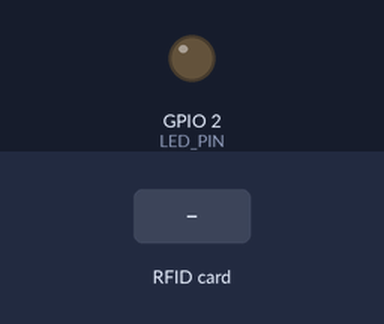
Simulated run of this sketch. Board: ESP32. Parts: output pins drawn as LEDs (lit = HIGH). The inputs (shaded band) are chosen by the test bench. Nothing arrives over Bluetooth unless stated; a phone connects over Bluetooth LE 3 s after start; what the sketch prints to the serial monitor is not drawn.

Above: at 1.7 s.
1.8 s: RFID card 5E 7A 19 C4 held to the reader
4.8 s: RFID card 5E 7A 19 C4 held to the reader
Timing chart, 0 to 7.8 s (numbered marks = the images above; inputs shaded):
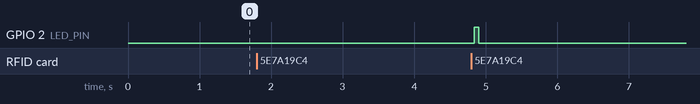

Measured:
- after the input at 1.8 s, every drawn part: stays the same
- after the input at 4.8 s, GPIO 2 (LED_PIN): LOW → HIGH at once, → LOW 0.06 s later

The sketch:

jukeble-firmware.ino
```cpp
/*
 * JukeBLE — ESP32 RFID jukebox firmware
 * =====================================
 * MFRC522 reads card UIDs, ESP32 streams them as raw bytes over a BLE
 * NOTIFY characteristic to the JukeBLE mobile app (Expo).
 *
 * The ESP32 is intentionally "dumb": it only streams UIDs. All mode
 * logic (registration vs. play) lives in the app.
 * See: docs/rfid-jukebox-architektura.md
 *
 * Board:    ESP32 Dev Module (generic devkit)
 * Libraries:
 *   - MFRC522 (miguelbalboa) — Library Manager
 *   - BLE built into the esp32 Arduino core — nothing to install
 * If linking fails with "Sketch too big":
 *   Tools → Partition Scheme → "Huge APP (3MB No OTA/1MB SPIFFS)"
 *
 * Wiring (tested, VSPI defaults):
 *   MFRC522  SDA(SS) → GPIO 5
 *   MFRC522  SCK     → GPIO 18
 *   MFRC522  MOSI    → GPIO 23
 *   MFRC522  MISO    → GPIO 19
 *   MFRC522  RST     → GPIO 22
 *   MFRC522  3.3V    → 3V3   (never 5 V!)
 *   MFRC522  GND     → GND
 *   MFRC522  IRQ     → not connected (polling)
 */

#include <SPI.h>
#include <MFRC522.h>
#include <BLEDevice.h>
#include <BLEServer.h>
#include <BLEUtils.h>
#include <BLE2902.h>

/* ── Pins (from the tested sketch) ─────────────────────────── */
#define SS_PIN   5   // SDA / SS / CS on RC522
#define RST_PIN  22  // RST on RC522
#define SCK_PIN  18
#define MISO_PIN 19
#define MOSI_PIN 23
#define LED_PIN  2   // onboard LED on most devkits; blinks on each sent UID

/* ── BLE profile — MUST match app/src/constants/ble.ts ─────── */
#define DEVICE_NAME  "RFID-Jukebox"
#define SERVICE_UUID "6f0e0001-aa1b-4c6e-8a3d-1f2e3c4d5e6f"
#define CHAR_UUID    "6f0e0002-aa1b-4c6e-8a3d-1f2e3c4d5e6f"

/* ── Debounce ──────────────────────────────────────────────── */
// MFRC522 keeps reporting a card while it lies on the reader:
//   different UID than last time → send immediately,
//   same UID → send again only after the cooldown.
const unsigned long COOLDOWN_MS = 2000;

MFRC522 rfid(SS_PIN, RST_PIN);

BLEServer*         bleServer = nullptr;
BLECharacteristic* uidCharacteristic = nullptr;

volatile bool deviceConnected = false;
bool wasConnected = false;

String        lastUid = "";
unsigned long lastSentAt = 0;

/* ── BLE server callbacks ──────────────────────────────────── */
// Advertising stops automatically on connect (guarantees a single
// client); it is restarted from loop() after a disconnect.
class JukeServerCallbacks : public BLEServerCallbacks {
  void onConnect(BLEServer* server) override {
    deviceConnected = true;
    Serial.println("BLE: app connected");
  }
  void onDisconnect(BLEServer* server) override {
    deviceConnected = false;
    Serial.println("BLE: app disconnected");
  }
};

String uidToHex(byte* buf, byte len) {
  String s;
  for (byte i = 0; i < len; i++) {
    if (buf[i] < 0x10) s += "0";
    s += String(buf[i], HEX);
    if (i < len - 1) s += ":";
  }
  s.toUpperCase();
  return s;
}

void blinkLed() {
  digitalWrite(LED_PIN, HIGH);
  delay(60);
  digitalWrite(LED_PIN, LOW);
}

void setup() {
  Serial.begin(115200);
  delay(500);

  pinMode(LED_PIN, OUTPUT);
  digitalWrite(LED_PIN, LOW);

  /* RFID reader */
  SPI.begin(SCK_PIN, MISO_PIN, MOSI_PIN, SS_PIN);
  rfid.PCD_Init();
  Serial.println();
  Serial.print("MFRC522 firmware version: 0x");
  Serial.println(rfid.PCD_ReadRegister(MFRC522::VersionReg), HEX);

  /* BLE GATT server: one service, one NOTIFY characteristic */
  BLEDevice::init(DEVICE_NAME);
  bleServer = BLEDevice::createServer();
  bleServer->setCallbacks(new JukeServerCallbacks());

  BLEService* service = bleServer->createService(SERVICE_UUID);
  uidCharacteristic = service->createCharacteristic(
      CHAR_UUID, BLECharacteristic::PROPERTY_NOTIFY);
  // CCCD (0x2902) — without it the app cannot enable notifications
  uidCharacteristic->addDescriptor(new BLE2902());
  service->start();

  // service UUID in the advertising packet → the app scans for it
  BLEAdvertising* advertising = BLEDevice::getAdvertising();
  advertising->addServiceUUID(SERVICE_UUID);
  advertising->setScanResponse(true);
  advertising->setMinPreferred(0x06);  // iOS connection-parameter hint
  advertising->setMinPreferred(0x12);
  BLEDevice::startAdvertising();

  Serial.println("BLE: advertising as " DEVICE_NAME);
  Serial.println("Ready. Put a card near the reader...");
}

void loop() {
  /* Restart advertising after a disconnect (give the stack a moment) */
  if (!deviceConnected && wasConnected) {
    delay(500);
    bleServer->startAdvertising();
    Serial.println("BLE: advertising restarted");
    wasConnected = false;
  }
  if (deviceConnected && !wasConnected) {
    wasConnected = true;
  }

  /* Poll the reader */
  if (!rfid.PICC_IsNewCardPresent() || !rfid.PICC_ReadCardSerial()) {
    delay(50);
    return;
  }

  String uid = uidToHex(rfid.uid.uidByte, rfid.uid.size);
  unsigned long now = millis();
  bool shouldSend = (uid != lastUid) || (now - lastSentAt > COOLDOWN_MS);

  Serial.print("Card: ");
  Serial.print(uid);

  if (shouldSend && deviceConnected) {
    // raw UID bytes (4–10 B), no encoding — the app builds the hex string
    uidCharacteristic->setValue(rfid.uid.uidByte, rfid.uid.size);
    uidCharacteristic->notify();
    lastUid = uid;
    lastSentAt = now;
    Serial.println("  -> sent over BLE");
    blinkLed();
  } else if (!deviceConnected) {
    Serial.println("  (no app connected, not sent)");
  } else {
    Serial.println("  (cooldown, skipped)");
  }

  rfid.PICC_HaltA();
  rfid.PCD_StopCrypto1();
}
```
